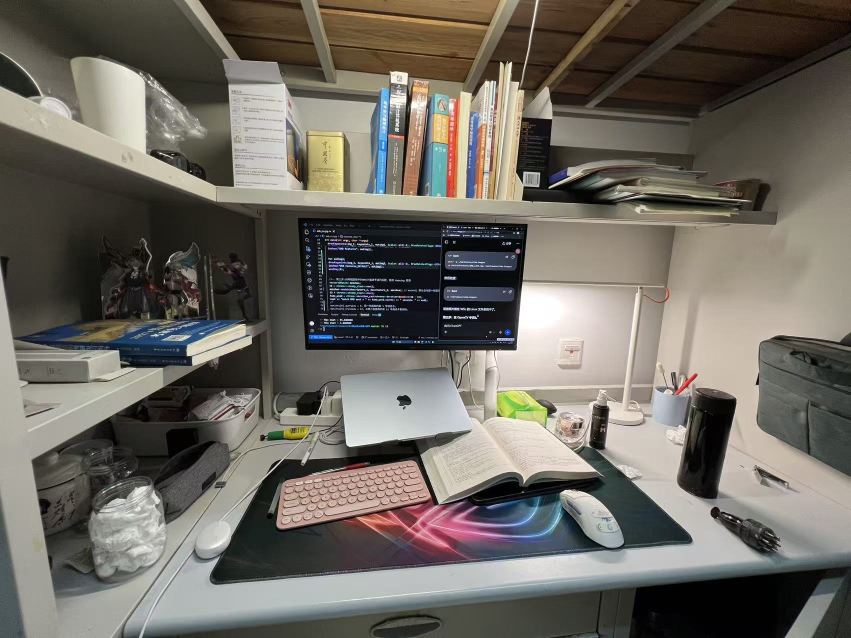
//> input picture ch7/test_1.jpg, 1702 x 1276 px (shown at 1/2 size)
$ ./triangulation test_1.jpg test_2.jpg   (built with g++ and OpenCV 4)
//> lines starting //> are read from the running program, lines starting //| are printed output that depends on the picture; after the words box and inside, x2 and y2 are one past the last pixel; in counts of white or black regions, pixels touching at a corner belong together
#include <iostream>
#include <opencv2/opencv.hpp>
using namespace std;
using namespace cv;

void find_feature_matches(
  const Mat &img_1, const Mat &img_2,
  std::vector<KeyPoint> &keypoints_1,
  std::vector<KeyPoint> &keypoints_2,
  std::vector<DMatch> &matches);

void pose_estimation_2d2d(
  const std::vector<KeyPoint> &keypoints_1,
  const std::vector<KeyPoint> &keypoints_2,
  const std::vector<DMatch> &matches,
  Mat &R, Mat &t);

void triangulation(
  const vector<KeyPoint> &keypoint_1,
  const vector<KeyPoint> &keypoint_2,
  const std::vector<DMatch> &matches,
  const Mat &R, const Mat &t,
  vector<Point3d> &points
);

/// 作图用
inline cv::Scalar get_color(float depth) {
  float up_th = 50, low_th = 10, th_range = up_th - low_th;
  if (depth > up_th) depth = up_th;
  if (depth < low_th) depth = low_th;
  return cv::Scalar(255 * depth / th_range, 0, 255 * (1 - depth / th_range));
}

// 像素坐标转相机归一化坐标
Point2f pixel2cam(const Point2d &p, const Mat &K);

int main(int argc, char **argv) {
  if (argc != 3) {
    cout << "usage: triangulation img1 img2" << endl;
    return 1;
  }
  //-- 读取图像
  // OpenCV 4 使用带命名空间的读取模式枚举；读取彩色图像的行为与旧宏一致。
  Mat img_1 = imread(argv[1], cv::IMREAD_COLOR);
//> img_1 is the input picture: 1276 rows x 1702 cols, CV_8UC3; mean B, G, R 97.6, 105.4, 109.8
  Mat img_2 = imread(argv[2], cv::IMREAD_COLOR);
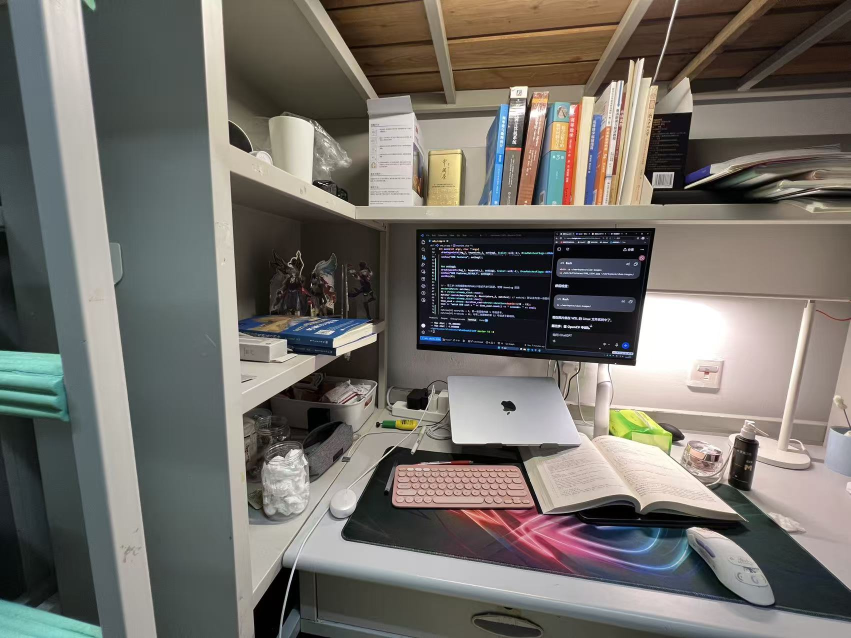
//> input picture ch7/test_2.jpg, 1702 x 1276 px (shown at 1/2 size)
//> img_2 is the input picture: 1276 rows x 1702 cols, CV_8UC3; mean B, G, R 105.3, 111.2, 114.9

  vector<KeyPoint> keypoints_1, keypoints_2;
  vector<DMatch> matches;
  find_feature_matches(img_1, img_2, keypoints_1, keypoints_2, matches);
  cout << "一共找到了" << matches.size() << "组匹配点" << endl;

  //-- 估计两张图像间运动
  Mat R, t;
  pose_estimation_2d2d(keypoints_1, keypoints_2, matches, R, t);

  //-- 三角化
  vector<Point3d> points;
  triangulation(keypoints_1, keypoints_2, matches, R, t, points);

  //-- 验证三角化点与特征点的重投影关系
  Mat K = (Mat_<double>(3, 3) << 520.9, 0, 325.1, 0, 521.0, 249.7, 0, 0, 1);
  Mat img1_plot = img_1.clone();
  Mat img2_plot = img_2.clone();
  for (int i = 0; i < matches.size(); i++) {
    // 第一个图
    float depth1 = points[i].z;
    cout << "depth: " << depth1 << endl;
    Point2d pt1_cam = pixel2cam(keypoints_1[matches[i].queryIdx].pt, K);
    cv::circle(img1_plot, keypoints_1[matches[i].queryIdx].pt, 2, get_color(depth1), 2);

    // 第二个图
    Mat pt2_trans = R * (Mat_<double>(3, 1) << points[i].x, points[i].y, points[i].z) + t;
    float depth2 = pt2_trans.at<double>(2, 0);
    cv::circle(img2_plot, keypoints_2[matches[i].trainIdx].pt, 2, get_color(depth2), 2);
  }
  cv::imshow("img 1", img1_plot);
  cv::imshow("img 2", img2_plot);
  cv::waitKey();

  return 0;
}

void find_feature_matches(const Mat &img_1, const Mat &img_2,
                          std::vector<KeyPoint> &keypoints_1,
                          std::vector<KeyPoint> &keypoints_2,
                          std::vector<DMatch> &matches) {
  //-- 初始化
  Mat descriptors_1, descriptors_2;
  // OpenCV 4 继续使用工厂函数创建 ORB，特征提取与匹配流程不变。
  Ptr<FeatureDetector> detector = ORB::create();
  Ptr<DescriptorExtractor> descriptor = ORB::create();
  Ptr<DescriptorMatcher> matcher = DescriptorMatcher::create("BruteForce-Hamming");
  //-- 第一步:检测 Oriented FAST 角点位置
  detector->detect(img_1, keypoints_1);
//> keypoints_1 = 500 keypoints; strongest (x, y, size): (908, 634, 31), (836, 684, 31), (831, 683, 31), (951, 456, 31)
  detector->detect(img_2, keypoints_2);
//> keypoints_2 = 500 keypoints; strongest (x, y, size): (1136, 654, 31), (1048, 698, 31), (1043, 697, 31), (844, 651, 44.6)

  //-- 第二步:根据角点位置计算 BRIEF 描述子
  descriptor->compute(img_1, keypoints_1, descriptors_1);
  descriptor->compute(img_2, keypoints_2, descriptors_2);

  //-- 第三步:对两幅图像中的BRIEF描述子进行匹配，使用 Hamming 距离
  vector<DMatch> match;
  // BFMatcher matcher ( NORM_HAMMING );
  matcher->match(descriptors_1, descriptors_2, match);
//> match = 500 matches

  //-- 第四步:匹配点对筛选
  double min_dist = 10000, max_dist = 0;

  //找出所有匹配之间的最小距离和最大距离, 即是最相似的和最不相似的两组点之间的距离
  for (int i = 0; i < descriptors_1.rows; i++) {
    double dist = match[i].distance;
    if (dist < min_dist) min_dist = dist;
    if (dist > max_dist) max_dist = dist;
  }
//> this loop made 500 passes
//> (dist, min_dist, max_dist) on pass 1: (54, 54, 54)
//> (dist, min_dist) on passes 2, 4, 8, 10, 62, 100: (36, 36), (30, 30), (29, 29), (27, 27), (24, 24), (19, 19)
//> after the loop, min_dist = 7; max_dist = 91

  printf("-- Max dist : %f \n", max_dist);
//| -- Max dist : 91.000000
  printf("-- Min dist : %f \n", min_dist);
//| -- Min dist : 7.000000

  //当描述子之间的距离大于两倍的最小距离时,即认为匹配有误.但有时候最小距离会非常小,设置一个经验值30作为下限.
  for (int i = 0; i < descriptors_1.rows; i++) {
    if (match[i].distance <= max(2 * min_dist, 30.0)) {
      matches.push_back(match[i]);
    }
  }
//> after the loop, matches = 106 matches
//| 一共找到了106组匹配点
}

void pose_estimation_2d2d(
  const std::vector<KeyPoint> &keypoints_1,
  const std::vector<KeyPoint> &keypoints_2,
  const std::vector<DMatch> &matches,
  Mat &R, Mat &t) {
  // 相机内参,TUM Freiburg2
  Mat K = (Mat_<double>(3, 3) << 520.9, 0, 325.1, 0, 521.0, 249.7, 0, 0, 1);

  //-- 把匹配点转换为vector<Point2f>的形式
  vector<Point2f> points1;
  vector<Point2f> points2;

  for (int i = 0; i < (int) matches.size(); i++) {
    points1.push_back(keypoints_1[matches[i].queryIdx].pt);
    points2.push_back(keypoints_2[matches[i].trainIdx].pt);
  }
//> this loop made 106 passes
//> after the loop, points1 = 106 Points (x, y), first 12: [713, 496], [886, 636], [994, 677], [744, 525], [987, 617], [895, 483], [752, 527], [680, 646], [1044, 398.4], [886.8, 616.8], [624, 649.2], [830.4, 682.8]; points2 = 106 Points (x, y), first 12: [935, 513], [1104, 653], [1225.2, 702], [963, 540], [1219, 638], [1121, 497], [971, 542], [897, 653], [1302.9, 404.4], [1105.2, 633.6], [847, 654], [1041.6, 697.2]

  //-- 计算本质矩阵
  Point2d principal_point(325.1, 249.7);        //相机主点, TUM dataset标定值
  int focal_length = 521;            //相机焦距, TUM dataset标定值
  Mat essential_matrix;
  essential_matrix = findEssentialMat(points1, points2, focal_length, principal_point);
//> essential_matrix = [[-0.014, -0.213, 0.19], [0.29, -0.00558, -0.618], [-0.207, 0.639, -0.0377]]

  //-- 从本质矩阵中恢复旋转和平移信息.
  recoverPose(essential_matrix, points1, points2, R, t, focal_length, principal_point);
//> R = [[0.993, 0.0373, 0.115], [-0.0346, 0.999, -0.0253], [-0.116, 0.0211, 0.993]]; t = [0.915, 0.262, 0.307]
}

void triangulation(
  const vector<KeyPoint> &keypoint_1,
  const vector<KeyPoint> &keypoint_2,
  const std::vector<DMatch> &matches,
  const Mat &R, const Mat &t,
  vector<Point3d> &points) {
  Mat T1 = (Mat_<float>(3, 4) <<
    1, 0, 0, 0,
    0, 1, 0, 0,
    0, 0, 1, 0);
  Mat T2 = (Mat_<float>(3, 4) <<
    R.at<double>(0, 0), R.at<double>(0, 1), R.at<double>(0, 2), t.at<double>(0, 0),
    R.at<double>(1, 0), R.at<double>(1, 1), R.at<double>(1, 2), t.at<double>(1, 0),
    R.at<double>(2, 0), R.at<double>(2, 1), R.at<double>(2, 2), t.at<double>(2, 0)
  );
//> T2 = [[0.993, 0.0373, 0.115, 0.915], [-0.0346, 0.999, -0.0253, 0.262], [-0.116, 0.0211, 0.993, 0.307]]

  Mat K = (Mat_<double>(3, 3) << 520.9, 0, 325.1, 0, 521.0, 249.7, 0, 0, 1);
  vector<Point2f> pts_1, pts_2;
  for (DMatch m:matches) {
    // 将像素坐标转换至相机坐标
    pts_1.push_back(pixel2cam(keypoint_1[m.queryIdx].pt, K));
    pts_2.push_back(pixel2cam(keypoint_2[m.trainIdx].pt, K));
  }
//> after the loop, pts_1 = 106 Points (x, y), first 12: [0.745, 0.473], [1.08, 0.741], [1.28, 0.82], [0.804, 0.528], [1.27, 0.705], [1.09, 0.448], [0.82, 0.532], [0.681, 0.761], [1.38, 0.285], [1.08, 0.705], [0.574, 0.767], [0.97, 0.831]; pts_2 = 106 Points (x, y), first 12: [1.17, 0.505], [1.5, 0.774], [1.73, 0.868], [1.22, 0.557], [1.72, 0.745], [1.53, 0.475], [1.24, 0.561], [1.1, 0.774], [1.88, 0.297], [1.5, 0.737], [1, 0.776], [1.38, 0.859]

  Mat pts_4d;
  cv::triangulatePoints(T1, T2, pts_1, pts_2, pts_4d);

  // 转换成非齐次坐标
  for (int i = 0; i < pts_4d.cols; i++) {
    Mat x = pts_4d.col(i);
    x /= x.at<float>(3, 0); // 归一化
    Point3d p(
      x.at<float>(0, 0),
      x.at<float>(1, 0),
      x.at<float>(2, 0)
    );
    points.push_back(p);
  }
//> this loop made 106 passes
//> x on passes 1 to 12: [2.04, 1.3, 2.74, 1], [4.43, 3.05, 4.11, 1], [7.12, 4.54, 5.54, 1], [2.36, 1.56, 2.94, 1], [6.56, 3.64, 5.16, 1], [4.03, 1.65, 3.69, 1], [2.43, 1.58, 2.97, 1], [1.95, 2.18, 2.86, 1], [5.94, 1.22, 4.3, 1], [4.41, 2.88, 4.09, 1], [1.5, 2.01, 2.62, 1], [3.76, 3.22, 3.88, 1]
//> after the loop, points = 106 Point3s, first 12: [2.04, 1.3, 2.74], [4.43, 3.05, 4.11], [7.12, 4.54, 5.54], [2.36, 1.56, 2.94], [6.56, 3.64, 5.16], [4.03, 1.65, 3.69], [2.43, 1.58, 2.97], [1.95, 2.18, 2.86], [5.94, 1.22, 4.3], [4.41, 2.88, 4.09], [1.5, 2.01, 2.62], [3.76, 3.22, 3.88]
//> the loop in main, `for (int i = 0; i < matches.size(); i++)` made 106 passes
//> (depth1, pt1_cam, pt2_trans, depth2) on passes 1 to 12: (2.74, Point(0.745, 0.473), [3.3, 1.42, 2.82], 2.82), (4.11, Point(1.08, 0.741), [5.9, 3.05, 3.94], 3.94), (5.54, Point(1.28, 0.82), [8.79, 4.42, 5.09], 5.09), (2.94, Point(0.804, 0.528), [3.66, 1.66, 2.98], 2.98), (5.16, Point(1.27, 0.705), [8.16, 3.54, 4.75], 4.75), (3.69, Point(1.09, 0.448), [5.4, 1.68, 3.54], 3.54), (2.97, Point(0.82, 0.532), [3.73, 1.68, 3.01], 3.01), (2.86, Point(0.681, 0.761), [3.26, 2.3, 2.97], 2.97), (4.3, Point(1.38, 0.285), [7.35, 1.17, 3.92], 3.92), (4.09, Point(1.08, 0.705), [5.87, 2.89, 3.92], 3.92), (2.62, Point(0.574, 0.767), [2.78, 2.15, 2.78], 2.78), (3.88, Point(0.97, 0.831), [5.21, 3.25, 3.79], 3.79)
//| depth: 2.74224
//| depth: 4.11242
//| depth: 5.54378
//| depth: 2.93838
//| depth: 5.16264
//| depth: 3.68719
//| depth: 2.96937
//| depth: 2.86134
//> (output is shown up to pass 8 of 106)
//> after the loop in main, `for (int i = 0; i < matches.size(); i++)`:
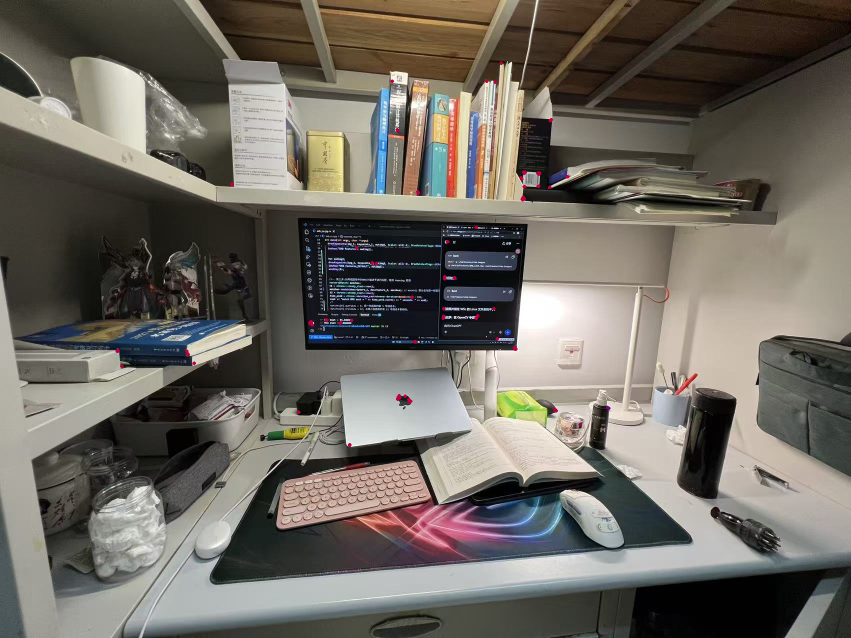
//> img1_plot: 1276 rows x 1702 cols, CV_8UC3 (shown at 1/2 size); 0.11% of pixels changed, all inside (x1, y1, x2, y2) = (231, 123, 1221, 894)
//> after the loop in main, `for (int i = 0; i < matches.size(); i++)`:
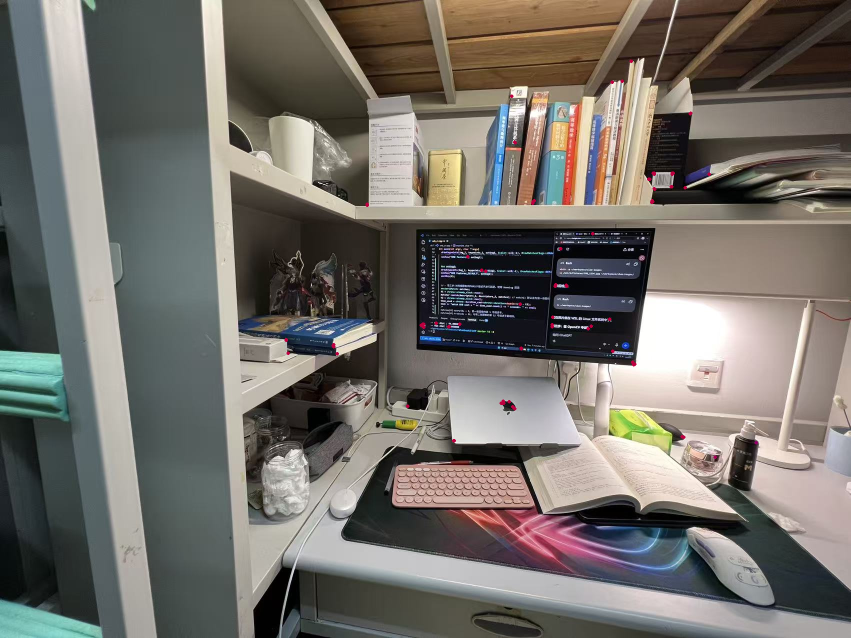
//> img2_plot: 1276 rows x 1702 cols, CV_8UC3 (shown at 1/2 size); 0.11% of pixels changed, all inside (x1, y1, x2, y2) = (569, 119, 1516, 918)
}

Point2f pixel2cam(const Point2d &p, const Mat &K) {
  return Point2f
    (
      (p.x - K.at<double>(0, 2)) / K.at<double>(0, 0),
      (p.y - K.at<double>(1, 2)) / K.at<double>(1, 1)
    );
}
